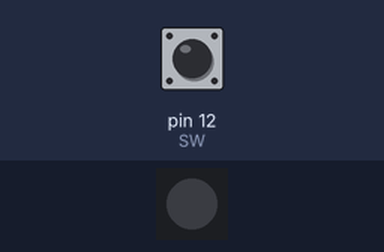
Recording of a sketch running on a simulated Arduino Uno, built with avr-gcc and run on an emulated ATmega328P. On the bench: 1 RGB LEDs in strip order, left to right. The test bench sets the inputs (shaded band); at power-on: pin 12 (SW) HIGH.

Above: at 1.2 s.
1.3 s: pin 12 (SW) pulled LOW for 3.2 s
At 2.1 s:
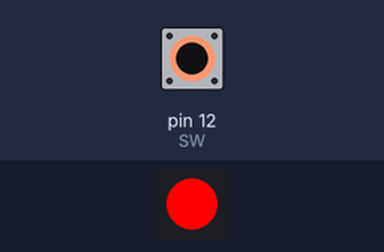
At 3.0 s:
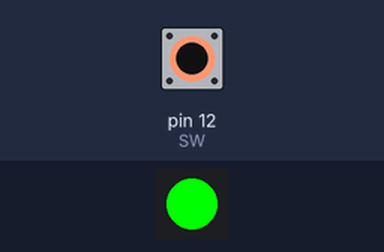
Timing chart, 0 to 6.8 s (numbered marks = the images above; inputs shaded):
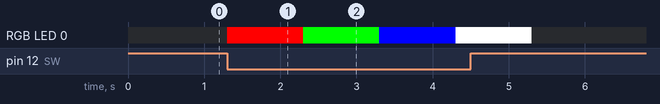

Measured:
- after the input at 1.3 s, RGB LED 0: off → RGB(255, 0, 0) at once, → RGB(0, 255, 0) 1.0 s later, → RGB(0, 0, 255) 1.0 s later, → RGB(255, 255, 255) 1.0 s later, … (5 changes in this stretch)

The sketch:

Assignment3.1.ino
```cpp
#include <Adafruit_NeoPixel.h>

#define LED 11

Adafruit_NeoPixel pixels = Adafruit_NeoPixel(1, LED, NEO_GRB + NEO_KHZ800);

const int SW = 12;
int color = 0;

void setup() {
  pixels.begin();
  pixels.show();
  pinMode(SW, INPUT);
}


void loop() {
  int R, G, B;

  if(digitalRead(SW) == LOW) {
    R = (color == 0 || color == 3) * 255;
    //color가 0 또는 3일 경우에 1을, 이외엔 0을 반환하게 되고, 255를 곱함

    G = (color == 1 || color == 3) * 255;
    //color가 1 또는 3일 경우에 1을, 이외엔 0을 반환하게 되고, 255를 곱함

    B = (color == 2 || color == 3) * 255;
    //color가 2 또는 3일 경우에 1을, 이외엔 0을 반환하게 되고, 255를 곱함

    pixels.setPixelColor(0,R,G,B); //R, G, B의 값으로 설정
    pixels.show();
    delay(1000);
    color = (color+1) % 4; //color가 0~3으로 반복하게 함
  }

  else {
    pixels.setPixelColor(0,0,0,0);
    pixels.show();
  }
}
```
